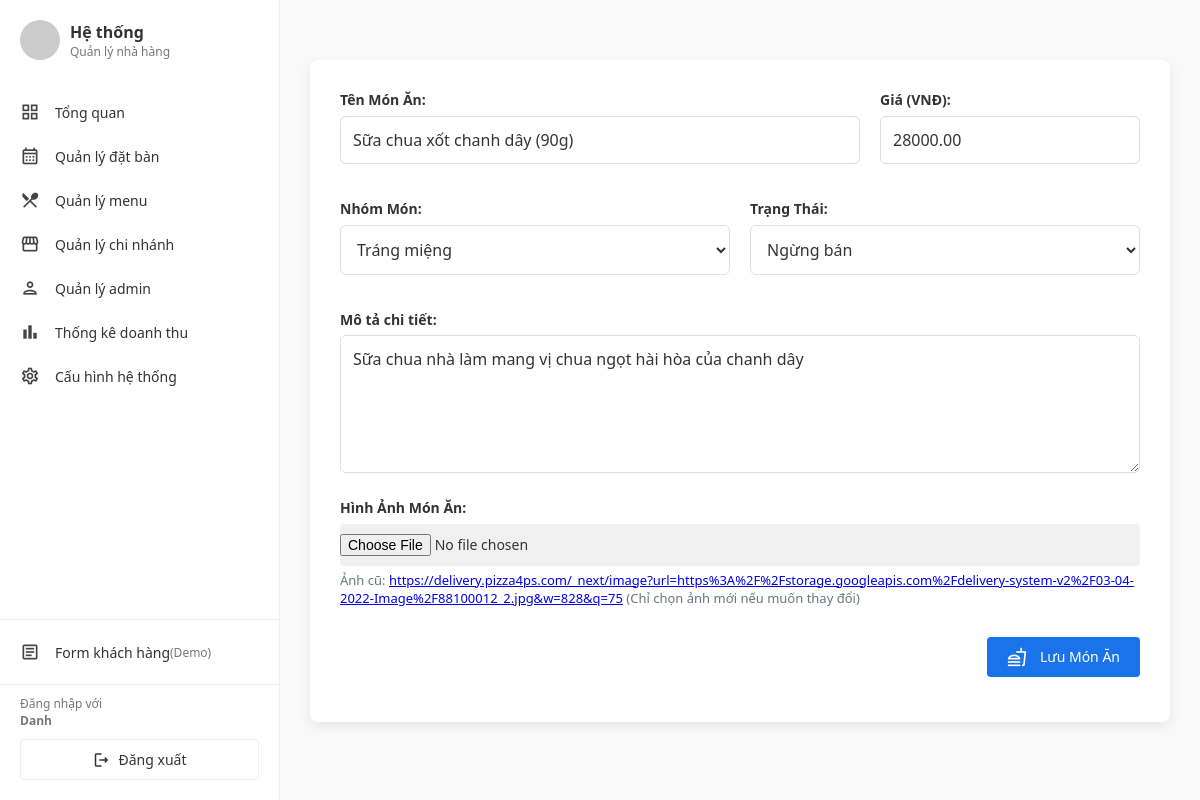
/public/admin.php?page=menu&action=edit&id=57 (signed in), run on the app's committed database.
### tables this page shows
CREATE TABLE `mon_an` (
  `id_mon` int(11) NOT NULL,
  `id_danh_muc_mon` int(11) DEFAULT NULL,
  `ten_mon` varchar(255) NOT NULL,
  `gia` decimal(10,2) NOT NULL,
  `mo_ta` text DEFAULT NULL,
  `hinh_anh` varchar(500) DEFAULT NULL,
  `trang_thai` varchar(50) DEFAULT 'Còn hàng',
  `created_at` datetime DEFAULT current_timestamp(),
  `updated_at` datetime DEFAULT current_timestamp() ON UPDATE current_timestamp()
);

CREATE TABLE `danh_muc_mon` (
  `id_danh_muc_mon` int(11) NOT NULL,
  `ten_danh_muc` varchar(255) NOT NULL,
  `mo_ta` text DEFAULT NULL
);

### app/model/ProductModel.php (called while the page is built, shortened)
<?php
class ProductModel {
    private $conn;
    public function __construct() {
        global $conn;
        $this->conn = $conn;
    }
    public function getProductById($id) {
        try {
            $sql = "SELECT m.*, dm.ten_danh_muc
                    FROM mon_an m
                    LEFT JOIN danh_muc_mon dm ON m.id_danh_muc_mon = dm.id_danh_muc_mon
                    WHERE m.id_mon = :id";
            $stmt = $this->conn->prepare($sql);
            $stmt->bindParam(':id', $id, PDO::PARAM_INT);
            $stmt->execute();
            return $stmt->fetch(PDO::FETCH_ASSOC);
        } catch (PDOException $e) {
            throw new Exception("Lỗi truy vấn database: " . $e->getMessage());
        }
    }
}

### app/config/database.php (called while the page is built, shortened)
<?php
function getConnection() {
    $dsn = "mysql:host=" . DB_HOST . ";dbname=" . DB_NAME . ";charset=utf8mb4";
    $options = [
        PDO::ATTR_ERRMODE            => PDO::ERRMODE_EXCEPTION,
        PDO::ATTR_DEFAULT_FETCH_MODE => PDO::FETCH_ASSOC,
        PDO::ATTR_EMULATE_PREPARES   => false,
    ];
    try {
        $pdo = new PDO($dsn, DB_USER, DB_PASS, $options);
        return $pdo;
    } catch (\PDOException $e) {
        $alt_names = [
            'wd20302_n5_local(2)',
            'wd20302_n5_local (2)'
        ];
        foreach ($alt_names as $alt) {
            try {
                $alt_dsn = "mysql:host=" . DB_HOST . ";dbname=" . $alt . ";charset=utf8mb4";
                $pdo = new PDO($alt_dsn, DB_USER, DB_PASS, $options);
                return $pdo;
            } catch (\PDOException $ignore) {
            }
        }
        die("Lỗi kết nối CSDL: " . $e->getMessage() . ".\nHãy kiểm tra tên database trong `app/config/database.php` và đảm bảo bạn đã import file SQL vào MySQL.");
    }
}
?>

### app/model/CategoryModel.php (called while the page is built, shortened)
<?php
class CategoryModel {
    private $conn;
    public function __construct() {
        global $conn;
        if (!isset($conn) || $conn === null) {
            require_once __DIR__ . '/../config/database.php';
        }
        require_once __DIR__ . '/../config/database.php';
        try {
            $this->conn = getConnection();
        } catch (\Exception $e) {
            throw new Exception("Kết nối database không tồn tại. Vui lòng kiểm tra file config/database.php");
        }
    }
    public function getAllCategories() {
        try {
            $sql = "SELECT id_danh_muc_mon, ten_danh_muc, mo_ta FROM danh_muc_mon ORDER BY id_danh_muc_mon";
            $stmt = $this->conn->prepare($sql);
            $stmt->execute();
            return $stmt->fetchAll(PDO::FETCH_ASSOC);
        } catch (PDOException $e) {
            throw new Exception("Lỗi truy vấn database: " . $e->getMessage());
        }
    }
}

### app/view/admin/themmonan.php (the view, shortened to what this page needs)
<main class="main-content">
    <section class="add-dish-form-section card">
        <form action="admin.php?page=menu" method="POST" enctype="multipart/form-data">
            <div style="display: flex; gap: 20px; margin-bottom: 20px;">
                <div class="form-group" style="flex: 2;">
                    <label for="ten_mon">Tên Món Ăn:</label>
                    <input type="text" id="ten_mon" name="ten_mon"
                           placeholder="Ví dụ: Bò Bít Tết Sốt Tiêu Đen"
                           required
                           value="<?php echo $sp_edit['ten_mon'] ?? ''; ?>">
                </div>
                <div class="form-group" style="flex: 1;">
                    <label for="gia">Giá (VNĐ):</label>
                    <input type="number" id="gia" name="gia"
                           placeholder="Ví dụ: 150000"
                           required
                           min="0"
                           value="<?php echo $sp_edit['gia'] ?? ''; ?>">
                </div>
            </div>
            <div style="display: flex; gap: 20px; margin-bottom: 20px;">
                <div class="form-group" style="flex: 1;">
                    <label for="category">Nhóm Món:</label>
                    <select id="category" name="category" required>
                        <?php if (isset($dsdm) && is_array($dsdm)): ?>
                            <?php foreach ($dsdm as $dm): ?>
                                <option value="<?php echo $dm['id_danh_muc_mon']; ?>"
                                    <?php echo (isset($sp_edit) && $sp_edit['id_danh_muc_mon'] == $dm['id_danh_muc_mon']) ? 'selected' : ''; ?>>
                                    <?php echo htmlspecialchars($dm['ten_danh_muc']); ?>
                                </option>
                            <?php endforeach; ?>
                        <?php endif; ?>
                    </select>
                </div>
                <div class="form-group" style="flex: 1;">
                    <label for="trang_thai">Trạng Thái:</label>
                    <select id="trang_thai" name="trang_thai">
                        <?php
                            $status = $sp_edit['trang_thai'] ?? 'Còn hàng';
                        ?>
                        <option value="Hết hàng" <?php echo ($status == 'Hết hàng') ? 'selected' : ''; ?>>Ngừng bán</option>
                    </select>
                </div>
            </div>
            <div class="form-group" style="margin-bottom: 20px;">
                <label for="mo_ta">Mô tả chi tiết:</label>
                <textarea id="mo_ta" name="mo_ta" rows="5" placeholder="Mô tả các thành phần và hương vị của món ăn" required><?php echo $sp_edit['mo_ta'] ?? ''; ?></textarea>
            </div>
            <div class="form-group" style="margin-bottom: 30px;">
                <label for="img">Hình Ảnh Món Ăn:</label>
                <input type="file" id="img" name="img" accept="image/*">
                <?php if (isset($sp_edit) && $sp_edit['hinh_anh']): ?>
                    <small>Ảnh cũ: <a href="/nhahang/app/public/img/<?php echo $sp_edit['hinh_anh']; ?>" target="_blank"><?php echo $sp_edit['hinh_anh']; ?></a> (Chỉ chọn ảnh mới nếu muốn thay đổi)</small>
                <?php endif; ?>
            </div>
            <div class="form-group" style="text-align: right;">
                <button type="submit" class="action-btn" name="save_product"> <span class="material-icons-outlined">fastfood</span>
                    Lưu Món Ăn
                </button>
            </div>
        </form>
    </section>
</main>

### public/admin/css/admin_styles.css (style rules this page uses)
* { margin: 0; padding: 0; box-sizing: border-box; font-family: 'Segoe UI', Tahoma, Geneva, Verdana, sans-serif; }
:root { --sidebar-width: 280px; --main-bg: #f9f9f9; --white: #ffffff; --text-dark: #333; --text-sub: #777; --border-color: #eee; --primary-color: #1a73e8; --nav-hover: #f0f0f0; --black-btn: #222; --black-btn-hover: #000; --base-font-size: 15px; --alert-bg: #e6f7ff; --alert-link: #1890ff; --form-bg: #f5f5f5; --step-active-color: #ff9800; --step-inactive-color: #ccc; --button-primary-bg: #888; --button-primary-hover: #777; }
body { background-color: var(--main-bg); color: var(--text-dark); font-size: var(--base-font-size); }
.form-group, label, .form-group-label, input, textarea, select, .form-input-text, .form-input-hint, .action-btn, .action-link { font-family: 'Segoe UI', Tahoma, Geneva, Verdana, sans-serif; font-size: inherit; line-height: 1.4; }
input[type="text"], input[type="email"], input[type="number"], input[type="time"], textarea, select, .form-input-text { font-family: inherit; font-size: inherit; line-height: 1.4; color: var(--text-dark); }
input::placeholder, textarea::placeholder { color: #9aa0a6; }
.action-btn { font-family: inherit; font-size: inherit; line-height: 1; }
.main-content { flex-grow: 1; padding: 30px; margin-left: var(--sidebar-width); }
.card { background-color: var(--white); padding: 20px; border-radius: 8px; box-shadow: 0 1px 3px rgba(0, 0, 0, 0.05); margin-bottom: 20px; }
.action-btn { padding: 10px 15px; background-color: var(--black-btn); color: var(--white); border: none; border-radius: 4px; font-size: 14px; font-weight: 500; cursor: pointer; display: flex; align-items: center; transition: background-color 0.2s; }
.action-btn span.material-icons-outlined { margin-right: 5px; font-size: 20px; }
.form-group { margin-bottom: 15px; }

### data on the page
mon_an: ten_mon "Sữa chua xốt chanh dây (90g)", gia "28000.00", category "Tráng miệng", trang_thai "Ngừng bán", mo_ta "Sữa chua nhà làm mang vị chua ngọt hài hòa của chanh dây", hinh_anh "https://delivery.pizza4ps.com/_next/image?url=https%3A%2F%2Fstorage.googleapis.com%2Fdelivery-system-v2%2F03-04-2022-Image%2F88100012_2.jpg&w=828&q=75"

### other printed values
$_SESSION['admin']['ten'] "Danh"
